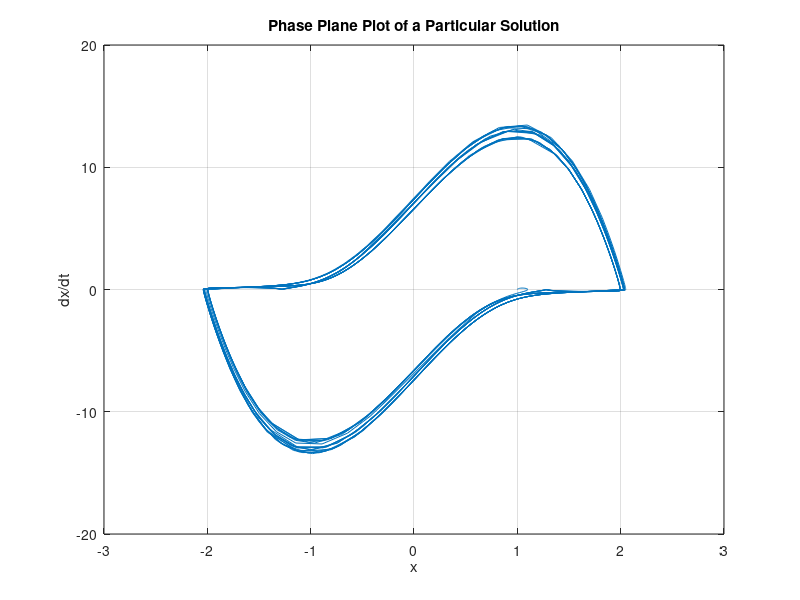

Write the MATLAB code that produced this figure.
%% Set Parameters for differential equation
F = 0.2239; 
omega = (2*pi)/10;
epsilon = 1.8*pi;

%% Solve Differential Equation
fun = @(t,x) [x(2);(epsilon./omega).*(1-(x(1).^2)).*x(2) - x(1) + epsilon.*F.*cos(omega.*t)];
[t1,x1] = ode45(fun,[0,300],[1,0]);

%% Plot Phase Plane 
plot(x1(:,1),x1(:,2))
title("Phase Plane Plot of a Particular Solution")
xlabel("x")
ylabel("dx/dt")
grid on
ylim([-20,20])